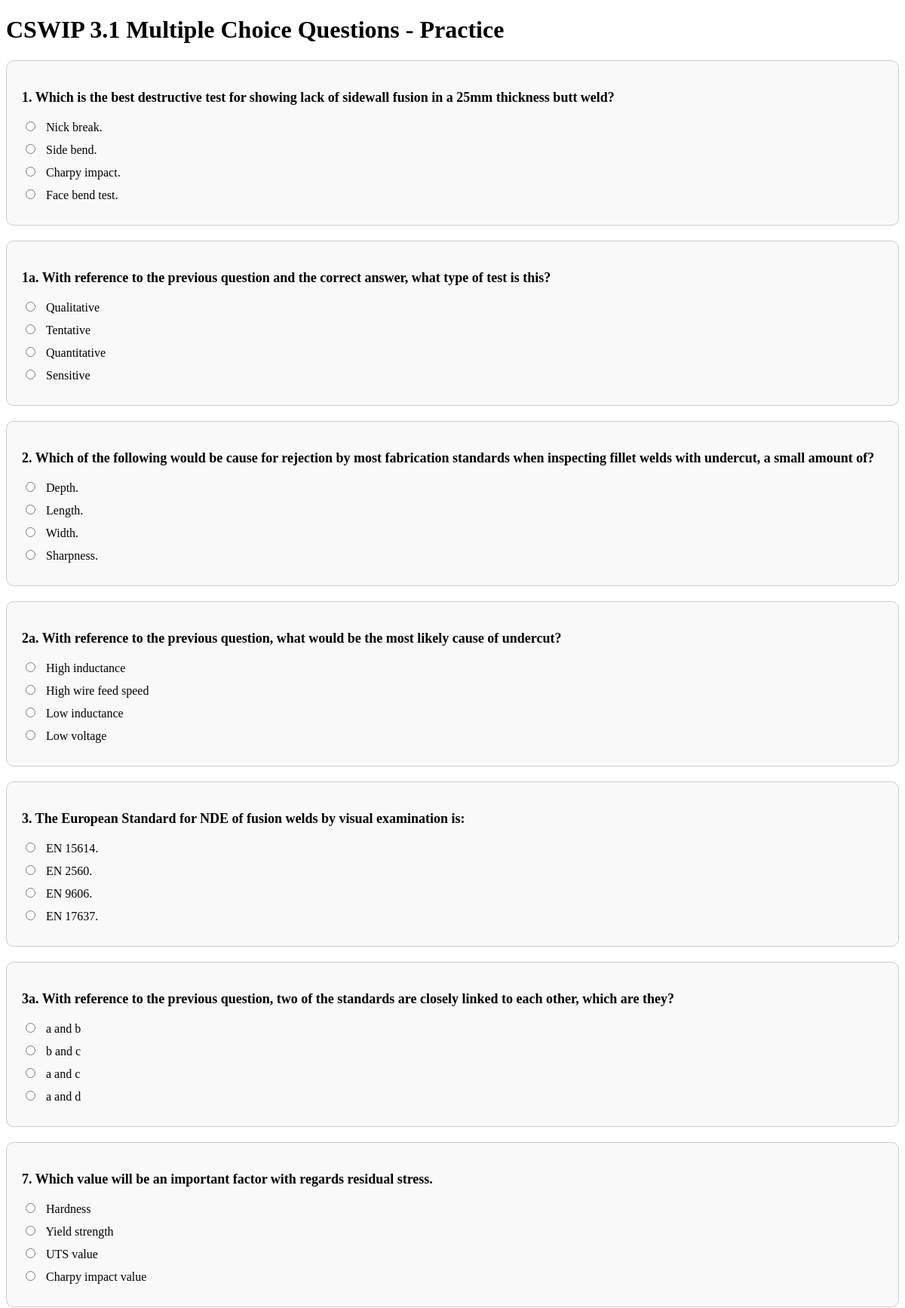
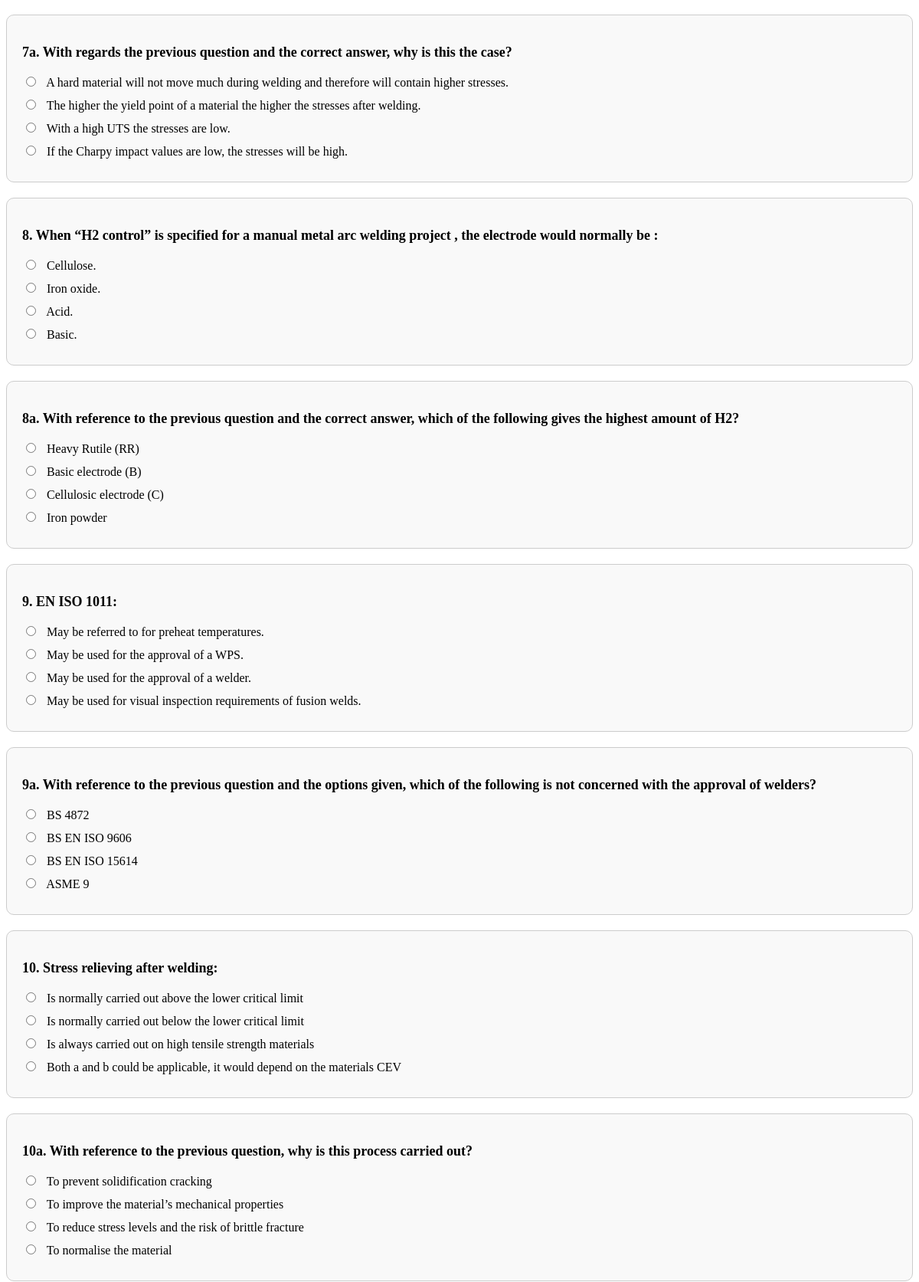
The app's page /quiz/ (upper part) with its own data (2 pictures, top to bottom).
### quiz/models.py (models this page shows, shortened)
class Question(models.Model):
    question_text = models.CharField(max_length=255)
    option_a = models.CharField(max_length=100)
    option_b = models.CharField(max_length=100)
    option_c = models.CharField(max_length=100)
    option_d = models.CharField(max_length=100)
    correct_answer = models.CharField(max_length=1, choices=[
        ('a', 'Option A'),
        ('b', 'Option B'),
        ('c', 'Option C'),
        ('d', 'Option D')
    ])

### quiz/views.py (the view)
# urls.py: path('', views.quiz_view, name='quiz_view'),
def quiz_view(request):
    questions = Question.objects.all()
    return render(request, 'quiz/quiz.html', {'questions': questions})

### quiz/templates/quiz/quiz.html (shortened to what this page needs)
{% load static %}
<!DOCTYPE html>
<html lang="en">
<head>
    <link rel="stylesheet" type="text/css" href="{% static 'quiz/styles.css' %}">
</head>
<body>
    <h1>CSWIP 3.1 Multiple Choice Questions - Practice</h1>
    <form action="{% url 'quiz_result' %}" method="POST">
        {% for question in questions %}
            <div class="quiz-question">
                <p>{{ question.question_text }}</p>
                <div>
                    <input type="radio" name="{{ question.id }}" value="a">
                    {{ question.option_a }}
                </div>
                <div>
                    <input type="radio" name="{{ question.id }}" value="b">
                    {{ question.option_b }}
                </div>
                <div>
                    <input type="radio" name="{{ question.id }}" value="c">
                    {{ question.option_c }}
                </div>
                <div>
                    <input type="radio" name="{{ question.id }}" value="d">
                    {{ question.option_d }}
                </div>
            </div>
        {% endfor %}
    </form>
</body>
</html>

### quiz/templates/quiz/quiz.html (style rules this page uses)
.quiz-question { border: 1px solid #ccc; padding: 20px; margin-bottom: 20px; background-color: #f9f9f9; border-radius: 10px; }
.quiz-question p { font-weight: bold; font-size: 18px; }
.quiz-question div { margin: 10px 0; }
.quiz-question input[type="radio"] { margin-right: 10px; }

### records on screen
Question: question_text "1. Which is the best destructive test for showing lack of sidewall fusion in a 25mm thickness butt weld?", option_a "Nick break.", option_b "Side bend.", option_c "Charpy impact.", option_d "Face bend test."
Question: question_text "1a. With reference to the previous question and the correct answer, what type of test is this?", option_a "Qualitative", option_b "Tentative", option_c "Quantitative", option_d "Sensitive"
Question: question_text "2. Which of the following would be cause for rejection by most fabrication standards when inspecting fillet welds with undercut, a small amount of?", option_a "Depth.", option_b "Length.", option_c "Width.", option_d "Sharpness."
Question: question_text "2a. With reference to the previous question, what would be the most likely cause of undercut?", option_a "High inductance", option_b "High wire feed speed", option_c "Low inductance", option_d "Low voltage"
Question: question_text "3. The European Standard for NDE of fusion welds by visual examination is:", option_a "EN 15614.", option_b "EN 2560.", option_c "EN 9606.", option_d "EN 17637."
Question: question_text "3a. With reference to the previous question, two of the standards are closely linked to each other, which are they?", option_a "a and b", option_b "b and c", option_c "a and c", option_d "a and d"
Question: question_text "7. Which value will be an important factor with regards residual stress.", option_a "Hardness", option_b "Yield strength", option_c "UTS value", option_d "Charpy impact value"
Question: question_text "7a. With regards the previous question and the correct answer, why is this the case?", option_a "A hard material will not move much during welding and therefore will contain higher stresses.", option_b "The higher the yield point of a material the higher the stresses after welding.", option_c "With a high UTS the stresses are low.", option_d "If the Charpy impact values are low, the stresses will be high."
Question: question_text "8. When “H2 control” is specified for a manual metal arc welding project , the electrode would normally be :", option_a "Cellulose.", option_b "Iron oxide.", option_c "Acid.", option_d "Basic."
Question: question_text "8a. With reference to the previous question and the correct answer, which of the following gives the highest amount of H2?", option_a "Heavy Rutile (RR)", option_b "Basic electrode (B)", option_c "Cellulosic electrode (C)", option_d "Iron powder"
Question: question_text "9. EN ISO 1011:", option_a "May be referred to for preheat temperatures.", option_b "May be used for the approval of a WPS.", option_c "May be used for the approval of a welder.", option_d "May be used for visual inspection requirements of fusion welds."
Question: question_text "9a. With reference to the previous question and the options given, which of the following is not concerned with the approval of welders?", option_a "BS 4872", option_b "BS EN ISO 9606", option_c "BS EN ISO 15614", option_d "ASME 9"
Question: question_text "10. Stress relieving after welding:", option_a "Is normally carried out above the lower critical limit", option_b "Is normally carried out below the lower critical limit", option_c "Is always carried out on high tensile strength materials", option_d "Both a and b could be applicable, it would depend on the materials CEV"
Question: question_text "10a. With reference to the previous question, why is this process carried out?", option_a "To prevent solidification cracking", option_b "To improve the material’s mechanical properties", option_c "To reduce stress levels and the risk of brittle fracture", option_d "To normalise the material"
